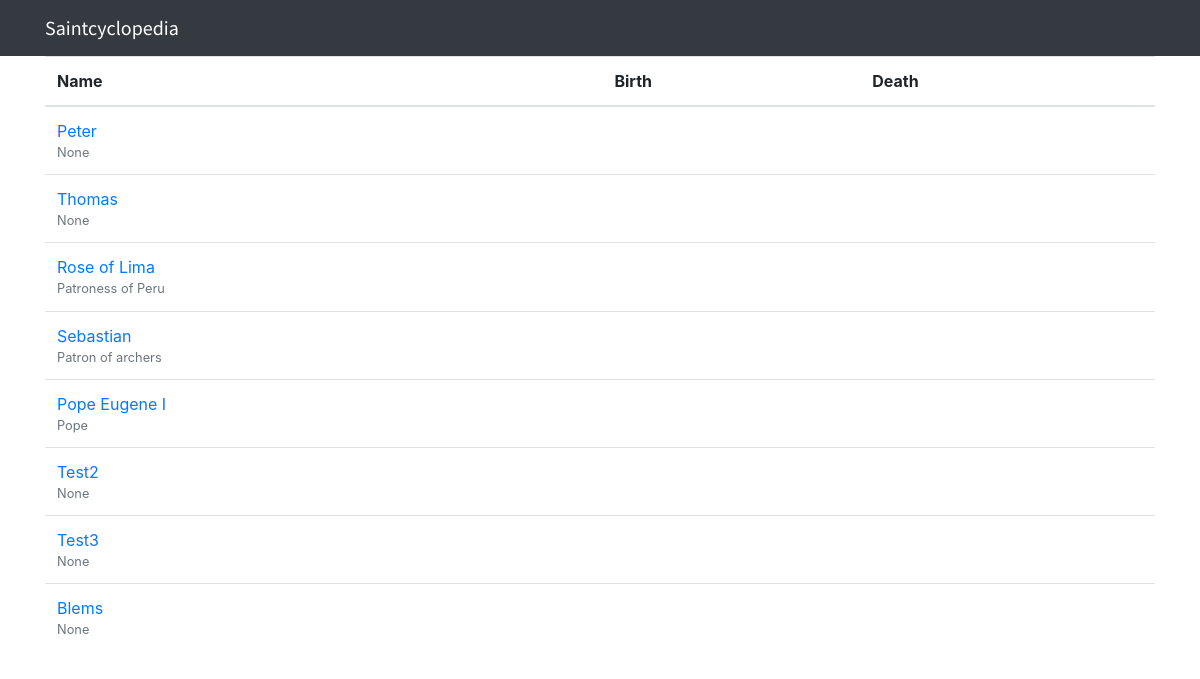
The page / on the database its author committed.
### boards/models.py (models this page shows, shortened)
class Saint(models.Model):
    name = models.CharField(max_length=50)
    birthDateType = models.CharField(max_length=20, blank=True, null=True)
    birthDate = PartialDateField(null=True)
    birthCity = models.CharField(max_length=30, blank=True, null=True)
    birthCountry = models.CharField(max_length=50, blank=True, null=True)
    deathDateType = models.CharField(max_length=20, blank=True, null=True)
    deathDate = PartialDateField(null=True)
    deathCity = models.CharField(max_length=30, blank=True, null=True)
    deathCountry = models.CharField(max_length=50, blank=True, null=True)
    description = models.CharField(max_length=1000, blank=True, null=True)
    art = models.FileField(default='unknown.png')

### boards/views.py (the view)
# urls.py: 2. Add a URL to urlpatterns:  path('', views.home, name='home')
def home(request):
    saints = Saint.objects.all()
    return render(request, 'home.html', {'saints': saints})

### templates/home.html (shortened to what this page needs)
{% extends 'base.html' %}
{% block content %}
    <table class="table">
    <thead class="thead-inverse">
        <tr>
        <th>Name</th>
        <th>Birth</th>
        <th>Death</th>
        </tr>
    </thead>
    <tbody>
        {% for saint in saints %}
        <tr>
            <td>
            <a href="{% url 'saint_page' saint.id %}">{{ saint.name }}</a>
            <small class="text-muted d-block">{{ saint.description }}</small>
            </td>
            <td class="align-middle"></td>
            <td class="align-middle"></td>
        </tr>
        {% endfor %}
    </tbody>
    </table>
{%endblock%}

### templates/base.html (shortened to what this page needs)
{% load static %}<!DOCTYPE html>
<html>
  <head>
    <link rel="stylesheet" href="{% static 'css/bootstrap.min.css' %}">
    <link rel="stylesheet" href="{% static 'css/app.css' %}">
  </head>
  <body>
    <nav class="navbar navbar-expand-lg navbar-dark bg-dark">
      <div class="container">
        <a class="navbar-brand" href="{% url 'home' %}">Saintcyclopedia</a>
      </div>
    </nav>
    <div class="container">
      {% block content %}
      {% endblock %}
    </div>
  </body>
</html>

### static/css/app.css (style rules this page uses)
.navbar-brand { font-family: 'Source Sans Pro', sans-serif; }

### rows shown on the page
Saint: name "Peter", description "None"
Saint: name "Thomas", description "None"
Saint: name "Rose of Lima", description "Patroness of Peru"
Saint: name "Sebastian", description "Patron of archers"
Saint: name "Pope Eugene I", description "Pope"
Saint: name "Test2", description "None"
Saint: name "Test3", description "None"
Saint: name "Blems", description "None"
